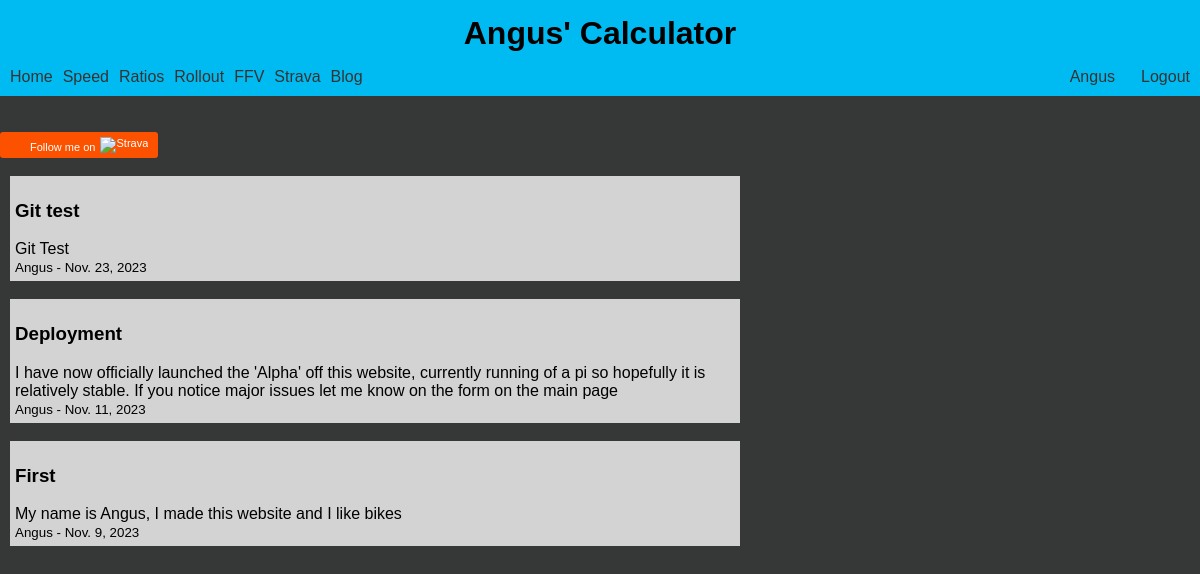
Screenshot of /calc/about (signed in) with the database file from the repository.
### calc/models.py (models this page shows)
class Blog (models.Model):
    title = models.CharField(max_length=128)
    body = models.CharField(max_length=2048)
    date_field = models.DateField()
    user = models.ForeignKey(User, on_delete=models.CASCADE)

### calc/views.py (the view)
# urls.py: path('about', views.about_me, name="about_me"),
def about_me(request):
    posts = Blog.objects.values("title", "body", "date_field", "user__first_name").order_by('-date_field')
    context = {
        "page": "index",
        "posts": posts
    }
    return render(request, 'calc/about_me.html', context)

### calc/templates/calc/about_me.html (shortened to what this page needs)
{% include "calc/head.html" %}
<!DOCTYPE html >
<a style="display:inline-block;background-color:#FC5200;color:#fff;padding:5px 10px 5px 30px;font-size:11px;font-family:Helvetica, Arial, sans-serif;white-space:nowrap;text-decoration:none;background-repeat:no-repeat;background-position:10px center;border-radius:3px;background-image:url('https://badges.strava.com/logo-strava-echelon.png')" href='https://strava.com/athletes/48064477' target="_clean">
    Follow me on
    <img src='https://badges.strava.com/logo-strava.png' alt='Strava' style='margin-left:2px;vertical-align:text-bottom' height=13 width=51 />
  </a>
<body>
    {% for post in posts %}
    <div style="background-color: lightgray; padding: 5px; width: 60%; margin-left: 10px;">
        <h3>{{post.title}}</h3>
        <body>{{post.body}}</body><br>
        <small>{{post.user__first_name}} - {{post.date_field}}</small>
    </div>
    <br>
    {% endfor %}
</body>

### calc/templates/calc/head.html (shortened to what this page needs)
<!DOCTYPE html>
<html>
<head>
    {% load static %}
    <link rel="stylesheet" type="text/css" href="{% static 'calc/styles.css' %}">
</head>
<body>
        <header style="padding-top: 15px;">
                <h1>Angus' Calculator</h1>
        </header>
    <header class="main-header">
        <div class="heading">
            <nav class="main-nav">
                <a href="/calc/">Home</a>
                <a href="/calc/speed">Speed</a>
                <a href="/calc/ratios">Ratios</a>
                <a href="/calc/rollout">Rollout</a>
                <a href="/calc/fittool">FFV</a>
                <a href="/calc/strava">Strava</a>
                <a href="/calc/about">Blog</a>
            </nav>
        </div>
        <div class="user-info">
            {% if user.is_authenticated %}
                <span><a href="/profile">{{ user.first_name }}</a></span>&emsp;<a href="{% url 'logout' prevpage=page %}">Logout</a>
            {% else %}
                <a href="/login">Login</a>
            {% endif %}
        </div>
    </header>
    <br><br>
</body>
</html>

### calc/static/calc/styles.css (style rules this page uses)
h1 { text-align: center; }
body { background-color: #363737; margin: 0; }
.heading { font-size: medium; }
header { background-color: #00bbf2; height: 100%; padding-top: 10px; padding: 6px; }
body { margin: 0; padding: 0; font-family: Arial, sans-serif; }
.main-header { padding: 10px; display: flex; justify-content: space-between; align-items: center; }
.heading { margin: 0; }
h1 { margin: 0; }
.main-nav { display: flex; }
.main-nav a { text-decoration: none; color: #333; margin-right: 10px; }
.user-info { text-align: right; }
.user-info a { text-decoration: none; color: #333; margin-left: 10px; }

### rows the page displays
Blog: title "Git test", body "Git Test", user__first_name "Angus", date_field "Nov. 23, 2023"
Blog: title "Deployment", body "I have now officially launched the 'Alpha' off this website, currently running of a pi so hopefully it is relatively stable. If you notice major issues let me know on the form on the main page", user__first_name "Angus", date_field "Nov. 11, 2023"
Blog: title "First", body "My name is Angus, I made this website and I like bikes", user__first_name "Angus", date_field "Nov. 9, 2023"

### other values shown
{{ user.first_name }} "Angus"
